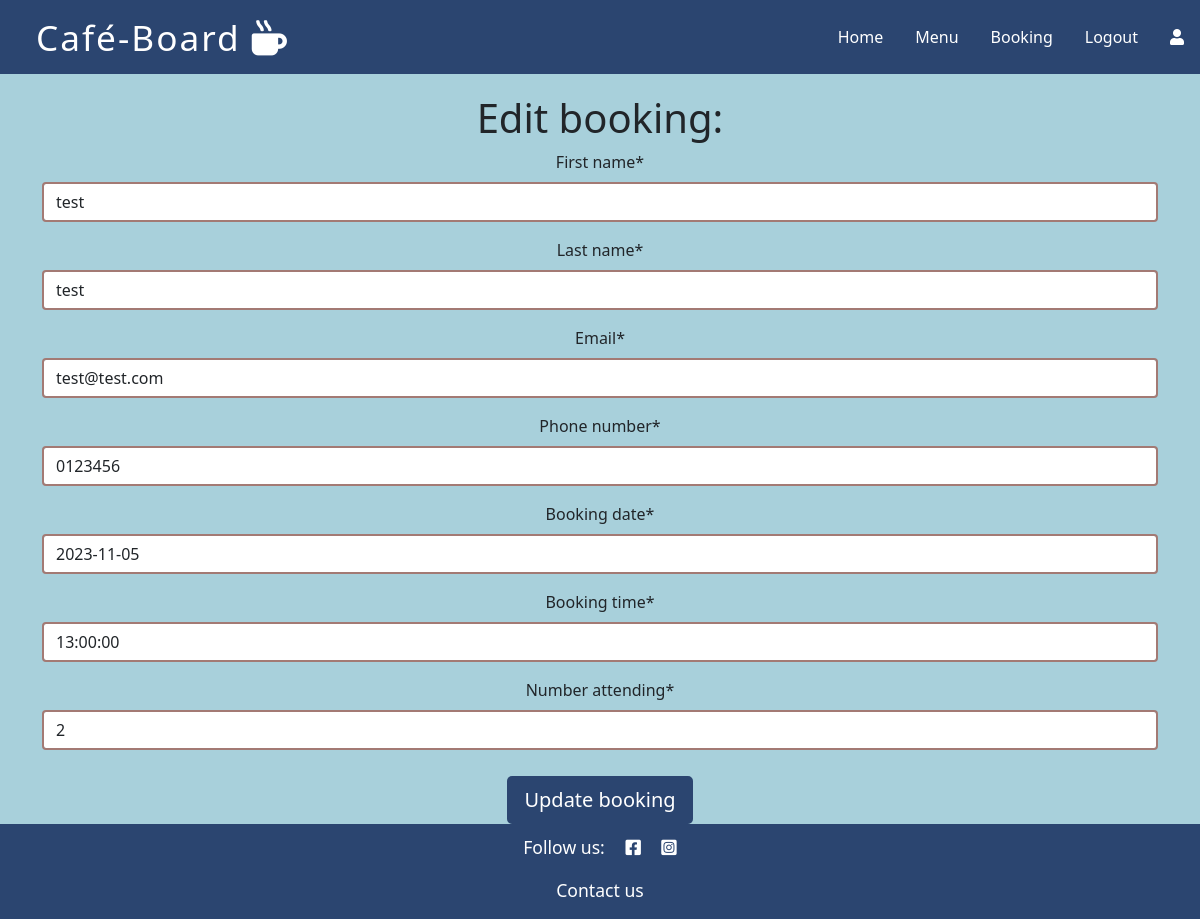
Page /bookings/edit_booking/25/30 (signed in) on the committed database.
### booking/models.py (models this page shows, shortened)
class Customer(models.Model):
    first_name = models.CharField(max_length=80)
    last_name = models.CharField(max_length=80)
    email = models.EmailField()
    phone_number = models.CharField(max_length=20)
    user = models.ForeignKey(User, on_delete=models.CASCADE)

class Booking(models.Model):
    booking_date = models.DateField()
    booking_time = models.TimeField()
    number_attending = models.IntegerField(default=2)
    booking_status = models.IntegerField(choices=BOOKING_STATUS, default=0)
    customer = models.ForeignKey(Customer, on_delete=models.CASCADE)

### booking/views.py (the view, shortened to what this page needs)
# urls.py: path('edit_booking/<booking_id>/<customer_id>',
def edit_booking(request, booking_id, customer_id):
    unavailable_booking_dates = []
    booking = get_object_or_404(Booking, id=booking_id)
    customer = get_object_or_404(Customer, id=customer_id)
    if not customer.user == request.user:
        messages.error(request,
                       'Error, you are unauthorised to edit this booking')
        return redirect(reverse('display_booking'))
    else:
        booking_form = BookingForm(instance=booking)
        customer_form = CustomerForm(instance=customer)
        unavailable_booking_dates = unavailable_dates()
        context = {
            'booking_form': booking_form,
            'customer_form': customer_form,
            'unavailable_dates': unavailable_booking_dates,
        }
        return render(request, 'edit_booking.html', context)

### booking/forms.py
class BookingForm(forms.ModelForm):
    class Meta:
        model = Booking
        fields = ('booking_date', 'booking_time', 'number_attending')
        widgets = {
            'booking_date': DateInput(attrs={'id': 'datepicker',
                                             'autocomplete': 'off'}),
            'booking_time': TimeInput(attrs={'id': 'timepicker',
                                             'autocomplete': 'off'})
        }

class CustomerForm(forms.ModelForm):
    class Meta:
        model = Customer
        fields = ('first_name', 'last_name', 'email', 'phone_number')

### booking/views.py (called while the page is built)
def unavailable_dates():
    confirmed_bookings = Booking.objects.filter(booking_status=1)
    bookings_max_attendees = confirmed_bookings.values(
        'booking_date').annotate(
            attendees=Sum('number_attending')).filter(attendees=280)
    unavailable_dates = [booking['booking_date']
                         for booking in bookings_max_attendees]
    return unavailable_dates

### templates/edit_booking.html
{% extends "base.html" %} {% block content %} {% load crispy_forms_tags %}
<section class="container">
  <div class="row">
    <div class="col-sm-12 center-form">
      <h1>Edit booking:</h1>
      <form method="POST" id="edit-booking-form">
        {% csrf_token %} {{customer_form | crispy }} {{ booking_form | crispy }}
        <div>
            <button type="submit" class="btn btn-lg submit-button" aria-label="Updates booking">
              Update booking
            </button>
        </div>
      </form>
    </div>
  </div>
</section>
{%endblock%}

### static/css/style.css (style rules this page uses)
* { padding: 0; margin: 0; }
body { background-color: #A8D0DB; }
.submit-button { background-color: #2B4570; border-radius: 5px; color: white; margin-top: 10px; }
.center-form { text-align: center; margin-top: 20px; }
#edit-booking-form input { border: 2px solid #A37A74; border-radius: 4px; }

### rows in the picture
Customer: first_name "test", last_name "test", email "test@test.com", phone_number "0123456"
Booking: booking_date "2023-11-05", booking_time "13:00:00", number_attending "2"
